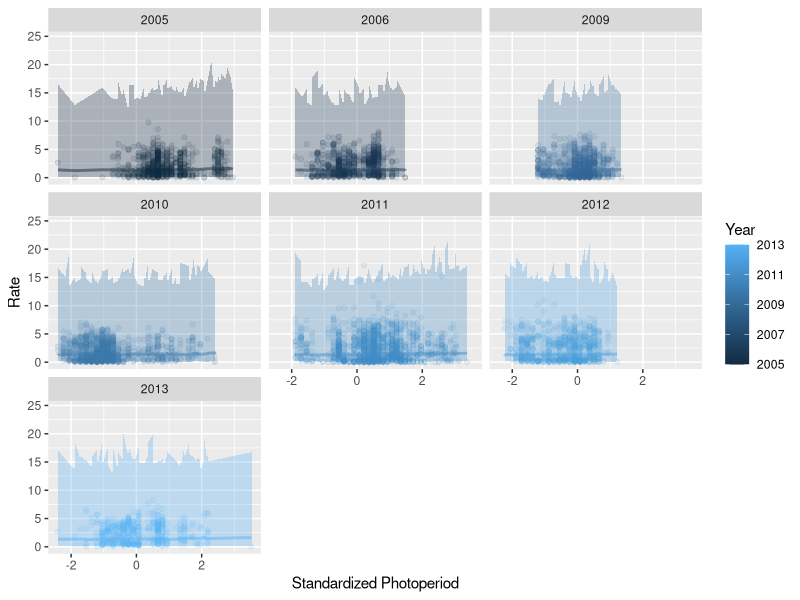

This figure's R source:
## ---- chunk 1

## ---- chunk 2
library(tidyverse)
library(lme4)
library(merTools)
## ---- chunk 3
# Read in the data
est_mvmt <- read.csv("../../data/est.mvmt.txt")
## ---- chunk 4
# Create a separate variable for log movement rate
est_mvmt$logRate <- log(est_mvmt$Rate)
## ---- chunk 5
photo_mod <- lmer(logRate ~ (1 | Year) + PhS + Ph2S, data = est_mvmt)
## ---- chunk 6
# Load the lme4 library
library(lme4)
# Create a candidate model set (this is the set used in the paper)
Mov.mods <- list()
Mov.mods[[1]] <- lmer(log(Rate) ~ (1 | Year) + RKM + RKM2 + Dis + PhS + Ph2S, data = est_mvmt)
Mov.mods[[2]] <- lmer(log(Rate) ~ (1 | Year) + RKM + RKM2 + Dis + SW + PhS + Ph2S, data = est_mvmt)
Mov.mods[[3]] <- lmer(log(Rate) ~ (1 | Year) + RKM + RKM2 + Dis + k + SW + PhS + Ph2S, data = est_mvmt)
Mov.mods[[4]] <- lmer(log(Rate) ~ (1 | Year) + RKM + RKM2 + Dis + ATP + SW + PhS + Ph2S, data = est_mvmt)
Mov.mods[[5]] <- lmer(log(Rate) ~ (1 | Year) + RKM + RKM2 + Dis + Org + SW + PhS + Ph2S, data = est_mvmt)
Mov.mods[[6]] <- lmer(log(Rate) ~ (1 | Year) + RKM + RKM2 + Dis + Dams + PhS + Ph2S, data = est_mvmt)
Mov.mods[[7]] <- lmer(log(Rate) ~ (1 | Year) + RKM + RKM2 + Dis + k + Dams + PhS + Ph2S, data = est_mvmt)
Mov.mods[[8]] <- lmer(log(Rate) ~ (1 | Year) + RKM + RKM2 + Dis + ATP + Dams + PhS + Ph2S, data = est_mvmt)
Mov.mods[[9]] <- lmer(log(Rate) ~ (1 | Year) + RKM + RKM2 + Dis + Org + Dams + PhS + Ph2S, data = est_mvmt)
Mov.mods[[10]] <- lmer(log(Rate) ~ (1 | Year) + RKM + RKM2 + Dis + RelKM + PhS + Ph2S, data = est_mvmt)
Mov.mods[[11]] <- lmer(log(Rate) ~ (1 | Year) + RKM + RKM2 + Dis + k + RelKM + PhS + Ph2S, data = est_mvmt)
Mov.mods[[12]] <- lmer(log(Rate) ~ (1 | Year) + RKM + RKM2 + Dis + ATP + RelKM + PhS + Ph2S, data = est_mvmt)
Mov.mods[[13]] <- lmer(log(Rate) ~ (1 | Year) + RKM + RKM2 + Dis + Org + RelKM + PhS + Ph2S, data = est_mvmt)
Mov.mods[[14]] <- lmer(log(Rate) ~ (1 | Year) + RKM + Dis + PhS + Ph2S, data = est_mvmt)
Mov.mods[[15]] <- lmer(log(Rate) ~ (1 | Year) + RKM + Dis + SW + PhS + Ph2S, data = est_mvmt)
Mov.mods[[16]] <- lmer(log(Rate) ~ (1 | Year) + RKM + Dis + k + SW + PhS + Ph2S, data = est_mvmt)
Mov.mods[[17]] <- lmer(log(Rate) ~ (1 | Year) + RKM + Dis + ATP + SW + PhS + Ph2S, data = est_mvmt)
Mov.mods[[18]] <- lmer(log(Rate) ~ (1 | Year) + RKM + Dis + Org + SW + PhS + Ph2S, data = est_mvmt)
Mov.mods[[19]] <- lmer(log(Rate) ~ (1 | Year) + RKM + Dis + Dams + PhS + Ph2S, data = est_mvmt)
Mov.mods[[20]] <- lmer(log(Rate) ~ (1 | Year) + RKM + Dis + k + Dams + PhS + Ph2S, data = est_mvmt)
Mov.mods[[21]] <- lmer(log(Rate) ~ (1 | Year) + RKM + Dis + ATP + Dams + PhS + Ph2S, data = est_mvmt)
Mov.mods[[22]] <- lmer(log(Rate) ~ (1 | Year) + RKM + Dis + Org + Dams + PhS + Ph2S, data = est_mvmt)
Mov.mods[[23]] <- lmer(log(Rate) ~ (1 | Year) + RKM + Dis + RelKM + PhS + Ph2S, data = est_mvmt)
Mov.mods[[24]] <- lmer(log(Rate) ~ (1 | Year) + RKM + Dis + k + RelKM + PhS + Ph2S, data = est_mvmt)
Mov.mods[[25]] <- lmer(log(Rate) ~ (1 | Year) + RKM + Dis + ATP + RelKM + PhS + Ph2S, data = est_mvmt)
Mov.mods[[26]] <- lmer(log(Rate) ~ (1 | Year) + RKM + Dis + Org + RelKM + PhS + Ph2S, data = est_mvmt)

# Create a vector of names for the models
MovNames <- c()
MovNames[1] <- "RKM + RKM 2 + Dis + PhS + PhS2"
MovNames[2] <- "RKM + RKM 2 + Dis + SW + PhS + PhS2"
MovNames[3] <- "RKM + RKM 2 + Dis + k + SW + PhS + PhS2"
MovNames[4] <- "RKM + RKM 2 + Dis + ATP + SW + PhS + PhS2"
MovNames[5] <- "RKM + RKM 2 + Dis + Org + SW + PhS + PhS2"
MovNames[6] <- "RKM + RKM 2 + Dis + Dams + PhS + PhS2"
MovNames[7] <- "RKM + RKM 2 + Dis + k + Dams + PhS + PhS2"
MovNames[8] <- "RKM + RKM 2 + Dis + ATP + Dams + PhS + PhS2"
MovNames[9] <- "RKM + RKM 2 + Dis + Org + Dams + PhS + PhS2"
MovNames[10] <- "RKM + RKM 2 + Dis + RelKM + PhS + PhS2"
MovNames[11] <- "RKM + RKM 2 + Dis + k + RelKM + PhS + PhS2"
MovNames[12] <- "RKM + RKM 2 + Dis + ATP + RelKM + PhS + PhS2"
MovNames[13] <- "RKM + RKM 2 + Dis + Org + RelKM + PhS + PhS2"
MovNames[14] <- "RKM + Dis + PhS + PhS2"
MovNames[15] <- "RKM + Dis + SW + PhS + PhS2"
MovNames[16] <- "RKM + Dis + k + SW + PhS + PhS2"
MovNames[17] <- "RKM + Dis + ATP + SW + PhS + PhS2"
MovNames[18] <- "RKM + Dis + Org + SW + PhS + PhS2"
MovNames[19] <- "RKM + Dis + Dams + PhS + PhS2"
MovNames[20] <- "RKM + Dis + k + Dams + PhS + PhS2"
MovNames[21] <- "RKM + Dis + ATP + Dams + PhS + PhS2"
MovNames[22] <- "RKM + Dis + Org + Dams + PhS + PhS2"
MovNames[23] <- "RKM + Dis + RelKM + PhS + PhS2"
MovNames[24] <- "RKM + Dis + k + RelKM + PhS + PhS2"
MovNames[25] <- "RKM + Dis + ATP + RelKM + PhS + PhS2"
MovNames[26] <- "RKM + Dis + Org + RelKM + PhS + PhS2"
## ---- chunk 7
move_mod_01 <- lmer(
  logRate ~ (1 | Year) + RKM + RKM2 + Dis + PhS + Ph2S,
  data = est_mvmt
)
## ---- chunk 8
library(car)
Anova(photo_mod, Type = "III")
## ---- chunk 9
# Simulate predictions from the relationship
# stored in the model fit using our original data
log_preds <- predictInterval(
  merMod = photo_mod,
  level = 0.95, n.sims = 1000,
  stat = "median",
  type = "linear.prediction",
  which = "fixed",
  include.resid.var = TRUE
)

# Convert them to the real scale for plotting
real_preds <- apply(log_preds, 2, exp)

# Combine predictions with the original data
mer_preds <- data.frame(est_mvmt, real_preds)

ggplot(mer_preds, aes(x = PhS, y = Rate, color = Year, fill = Year)) +
  geom_point(alpha = 0.10) +
  geom_ribbon(aes(ymin = lwr, ymax = upr, color = NULL), alpha = .3) +
  geom_line(aes(y = fit), lwd = 1, alpha = 0.50) +
  facet_wrap(~Year) +
  xlab("Standardized Photoperiod") +
  ylab("Rate")
